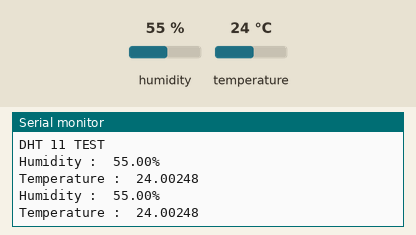
Recording of a sketch running on a simulated Arduino Uno, built with avr-gcc and run on an emulated ATmega328P. Parts: the last lines printed to the serial monitor. The inputs (shaded band) are chosen by the test bench; at power-on: humidity 55 %, temperature 24 °C.

Above: at 5.3 s.
5.4 s: humidity set to 22 %
At 7.5 s:
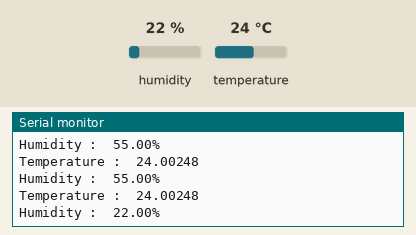
9.0 s: temperature set to 12 °C
At 10.8 s:
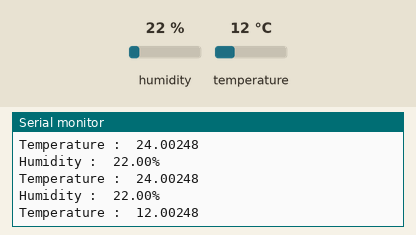
12.6 s: humidity set to 40 %
At 13.6 s:
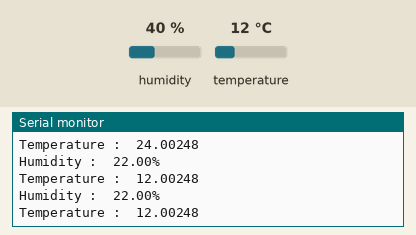
Timing chart, 0 to 15.6 s (numbered marks = the images above; inputs shaded):
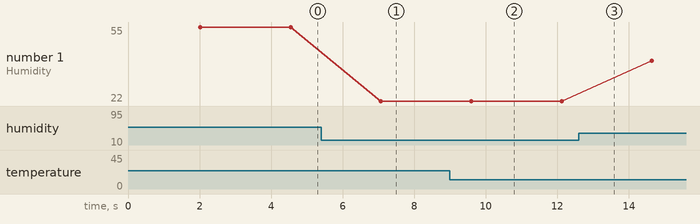

Measured:
- after the input at 5.4 s, the serial monitor: prints a new line after 1.7 s (image 1)
- after the input at 9.0 s, the serial monitor: prints a new line after 1.1 s (image 2)
- plotted number 1: 55 → 22 after the input at 5.4 s, 22 → 40 after the input at 12.6 s

The sketch:

DHT.ino
```cpp
#include<Adafruit_Sensor.h>
#include "DHT.h"
#define DHTPIN 2
#define DHTTYPE DHT11
DHT dht(DHTPIN,DHTTYPE);
void setup() {
  Serial.begin(9600);
  Serial.println("DHT 11 TEST");
  dht.begin();
}

void loop() {
  delay(2000);
  float h=dht.readHumidity();
  float t=dht.readTemperature();
  Serial.print("Humidity :\t");
  Serial.print(h);Serial.println("%");

  delay(500);
  Serial.print("Temperature :\t");
  Serial.print(t);
  Serial.println(248);
}
```
